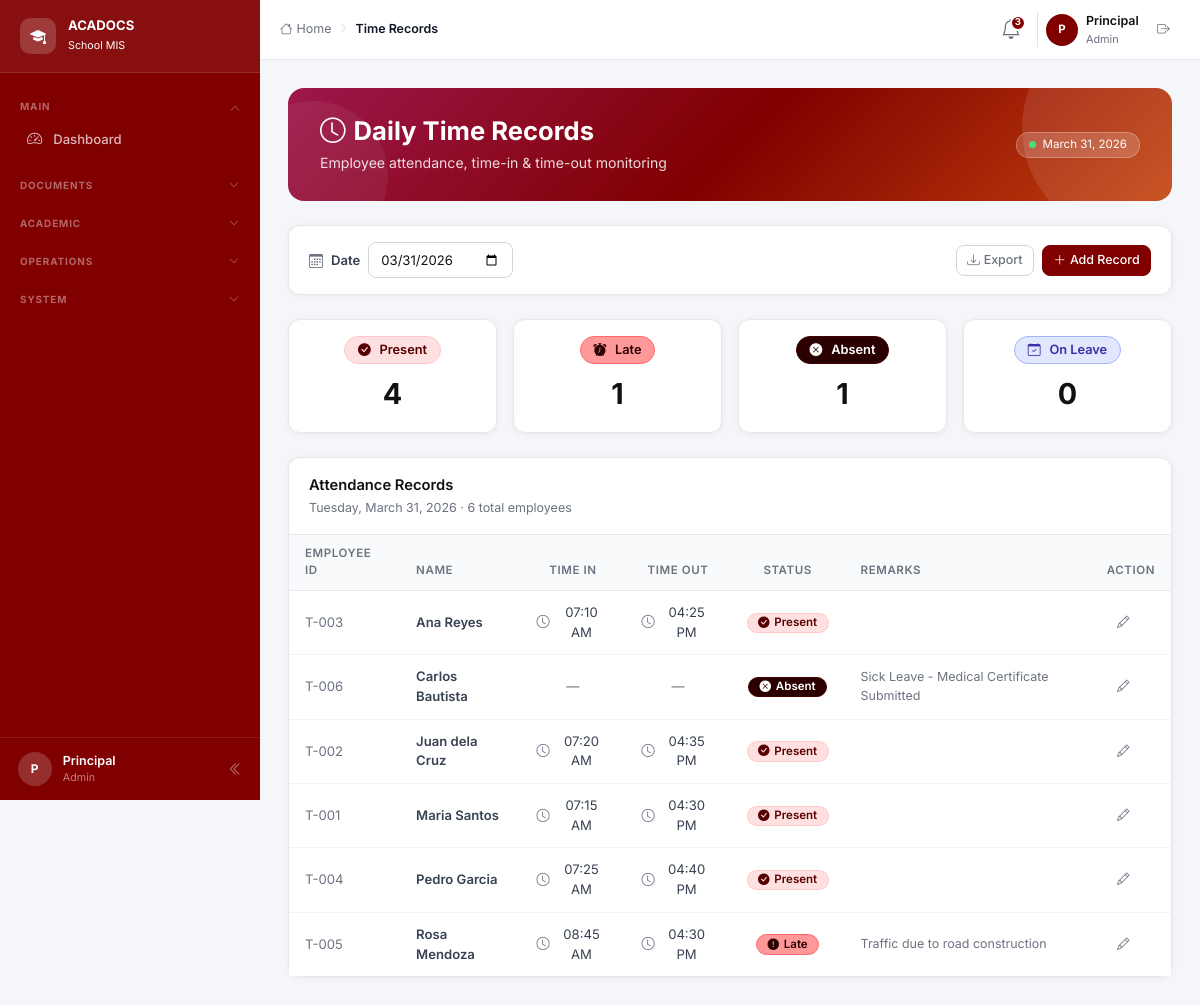
Screenshot of /pages/time_records.php?date=2026-03-31 (signed in) with the database file from the repository.
### tables this page shows
CREATE TABLE time_records (
    id            INT UNSIGNED AUTO_INCREMENT PRIMARY KEY,
    date          DATE        NOT NULL,
    employee_name VARCHAR(100) NOT NULL,
    employee_id   VARCHAR(20)  NOT NULL,
    time_in       TIME         NULL,
    time_out      TIME         NULL,
    status        ENUM('Present','Late','Absent','On Leave') NOT NULL,
    remarks       TEXT,
    created_at    TIMESTAMP DEFAULT CURRENT_TIMESTAMP
);

### config.php (called while the page is built, shortened)
<?php
function currentUser(): ?array {
    return $_SESSION['user'] ?? null;
}
function hasRole(string ...$roles): bool {
    $user = currentUser();
    return $user && in_array($user['role'], $roles, true);
}
function e(string $s): string {
    return htmlspecialchars($s, ENT_QUOTES, 'UTF-8');
}

### pages/time_records.php (the view, shortened to what this page needs)
<?php
require_once __DIR__ . '/../config.php';
$db = getDB();
$dateFilter = $_GET['date'] ?? date('Y-m-d');
$stmt = $db->prepare("SELECT * FROM time_records WHERE date=? ORDER BY employee_name");
$stmt->execute([$dateFilter]);
$records = $stmt->fetchAll();
$summary = ['Present'=>0,'Late'=>0,'Absent'=>0,'On Leave'=>0];
foreach ($records as $r) { if (isset($summary[$r['status']])) $summary[$r['status']]++; }
include __DIR__ . '/../includes/header.php';
?>
<div class="page-header">
  <div class="d-flex justify-content-between align-items-center flex-wrap gap-3" style="position:relative;z-index:1">
    <div>
      <h4><i class="bi bi-clock me-2"></i>Daily Time Records</h4>
      <p>Employee attendance, time-in &amp; time-out monitoring</p>
    </div>
    <div class="d-flex gap-2 align-items-center">
      <div class="live-badge"><div class="live-dot"></div><?= date('F d, Y', strtotime($dateFilter)) ?></div>
    </div>
  </div>
</div>
<div class="card mb-4">
  <div class="card-body py-3">
    <div class="d-flex align-items-center gap-3 flex-wrap">
      <div class="d-flex align-items-center gap-2">
        <i class="bi bi-calendar3 text-muted"></i>
        <label class="form-label mb-0 fw-semibold" style="font-size:.82rem;">Date</label>
        <form method="GET" class="d-inline">
          <input type="date" name="date" value="<?= e($dateFilter) ?>"
                 class="form-control form-control-sm" style="width:auto;"
                 onchange="this.form.submit()">
        </form>
      </div>
      <div class="ms-auto d-flex gap-2">
        <button class="btn btn-outline-secondary btn-sm" onclick="exportTable('time-table','time_records')">
          <i class="bi bi-download me-1"></i>Export
        </button>
        <?php if (hasRole('admin','adas')): ?>
        <button class="btn btn-primary btn-sm" data-bs-toggle="modal" data-bs-target="#addModal">
          <i class="bi bi-plus-lg me-1"></i>Add Record
        </button>
        <?php endif; ?>
      </div>
    </div>
  </div>
</div>
<div class="row g-3 mb-4">
  <?php foreach ([
    ['Present',  'present',  'bi-check-circle-fill', $summary['Present']],
    ['Late',     'late',     'bi-alarm-fill',        $summary['Late']],
    ['Absent',   'absent',   'bi-x-circle-fill',     $summary['Absent']],
    ['On Leave', 'on-leave', 'bi-calendar-check',    $summary['On Leave']],
  ] as [$label,$cls,$icon,$cnt]): ?>
  <div class="col-6 col-sm-3">
    <div class="card text-center py-3">
      <div class="mb-2">
        <span class="badge badge-<?= $cls ?>" style="font-size:.8rem;padding:.4rem .8rem;">
          <i class="bi <?= $icon ?> me-1"></i><?= $label ?>
        </span>
      </div>
      <div class="fw-bold" style="font-size:1.8rem;color:#111"><?= $cnt ?></div>
    </div>
  </div>
  <?php endforeach; ?>
</div>
<div class="card">
  <div class="card-header">
    <div class="card-title">Attendance Records</div>
    <div class="card-description">
      <?= date('l, F d, Y', strtotime($dateFilter)) ?> ·
      <?= array_sum($summary) ?> total employees
    </div>
  </div>
  <div class="card-body p-0">
    <div class="table-responsive">
      <table class="table mb-0" id="time-table">
        <thead>
          <tr>
            <th>Employee ID</th><th>Name</th>
            <th class="text-center">Time In</th>
            <th class="text-center">Time Out</th>
            <th class="text-center">Status</th>
            <th>Remarks</th>
            <?php if (hasRole('admin','adas')): ?><th>Action</th><?php endif; ?>
          </tr>
        </thead>
        <tbody>
          <?php foreach ($records as $r): ?>
          <tr>
            <td class="text-muted"><?= e($r['employee_id']) ?></td>
            <td class="fw-semibold"><?= e($r['employee_name']) ?></td>
            <td class="text-center">
              <?php if ($r['time_in']): ?>
              <span class="d-inline-flex align-items-center gap-1">
                <i class="bi bi-clock text-muted"></i>
                <?= date('h:i A', strtotime($r['time_in'])) ?>
              </span>
              <?php else: ?>
              <span class="text-muted">—</span>
              <?php endif; ?>
            </td>
            <td class="text-center">
              <?php if ($r['time_out']): ?>
              <span class="d-inline-flex align-items-center gap-1">
                <i class="bi bi-clock text-muted"></i>
                <?= date('h:i A', strtotime($r['time_out'])) ?>
              </span>
              <?php else: ?>
              <span class="text-muted">—</span>
              <?php endif; ?>
            </td>
            <td class="text-center">
              <?php
              $cls = strtolower(str_replace(' ','-',$r['status']));
              $icons = ['Present'=>'bi-check-circle-fill','Late'=>'bi-exclamation-circle-fill','Absent'=>'bi-x-circle-fill','On Leave'=>'bi-calendar-check-fill'];
              ?>
              <span class="badge badge-<?= $cls ?>">
                <i class="bi <?= $icons[$r['status']] ?? 'bi-circle' ?>"></i>
                <?= e($r['status']) ?>
              </span>
            </td>
            <td class="text-muted" style="font-size:.78rem;"><?= e($r['remarks']) ?></td>
            <?php if (hasRole('admin','adas')): ?>
            <td>
              <button class="btn btn-ghost btn-sm"
                      onclick="editRecord(<?= htmlspecialchars(json_encode($r),ENT_QUOTES) ?>)"
                      title="Edit">
                <i class="bi bi-pencil"></i>
              </button>
            </td>
            <?php endif; ?>
          </tr>
          <?php endforeach; ?>
        </tbody>
      </table>
    </div>
  </div>
</div>
<?php
include __DIR__ . '/../includes/footer.php';
?>

### assets/css/app.css (style rules this page uses)
:root { --primary: #800000; --primary-dark: #560000; --primary-light: #a52a2a; --primary-deeper: #6b0000; --accent: #c2410c; --pink: #9d174d; --bg: #f4f6f9; --card: #ffffff; --border: #e5e7eb; --muted: #6b7280; --sidebar-w: 260px; --sidebar-bg: #800000; --topbar-h: 60px; --radius: 0.75rem; --s-present-bg: #ffe0e0; --s-present-tx: #560000; --s-present-bd: #ffc7c7; --s-late-bg: #ff9999; --s-late-tx: #2b0000; --s-late-bd: #ff6b6b; --s-absent-bg: #2b0000; --s-absent-tx: #ffffff; --s-absent-bd: #400000; --s-leave-bg: #e0e7ff; --s-leave-tx: #3730a3; --s-leave-bd: #a5b4fc; }
*, *::before, *::after { box-sizing: border-box; }
body { margin: 0; background: var(--bg); font-family: 'Inter', system-ui, sans-serif; color: #111827; font-size: 14px; line-height: 1.5; }
.page-header { background: linear-gradient(135deg, var(--pink) 0%, var(--primary) 50%, var(--accent) 100%); border-radius: 16px; padding: 1.75rem 2rem; color: #fff; margin-bottom: 1.5rem; position: relative; overflow: hidden; }
.page-header::before { content: ''; position: absolute; top: -70px; right: -70px; width: 220px; height: 220px; background: rgba(255,255,255,.1); border-radius: 50%; }
.page-header::after { content: ''; position: absolute; bottom: -50px; left: -50px; width: 150px; height: 150px; background: rgba(255,255,255,.06); border-radius: 50%; }
.page-header h1, .page-header h4 { font-weight: 700; margin: 0 0 .35rem; font-size: 1.6rem; position: relative; z-index: 1; }
.page-header p { margin: 0; opacity: .85; font-size: .88rem; position: relative; z-index: 1; }
.live-badge { display: inline-flex; align-items: center; gap: .4rem; background: rgba(255,255,255,.18); border: 1px solid rgba(255,255,255,.25); border-radius: 50px; padding: .2rem .75rem; font-size: .72rem; color: #fff; position: relative; z-index: 1; }
.live-dot { width: 7px; height: 7px; background: #4ade80; border-radius: 50%; animation: pulse 1.5s infinite; }
.card { background: var(--card); border: 1px solid var(--border); border-radius: var(--radius); box-shadow: 0 1px 6px rgba(0,0,0,.06); }
.card-header { padding: 1rem 1.25rem; border-bottom: 1px solid var(--border); background: transparent; }
.card-title { font-weight: 600; font-size: .92rem; margin: 0 0 .2rem; color: #111; }
.card-description { font-size: .78rem; color: var(--muted); margin: 0; }
.card-body { padding: 1.25rem; }
.table { width: 100%; border-collapse: collapse; font-size: .82rem; }
.table th { background: #f9fafb; padding: .65rem 1rem; text-align: left; font-size: .72rem; font-weight: 600; text-transform: uppercase; letter-spacing: .05em; color: var(--muted); border-bottom: 1px solid var(--border); }
.table td { padding: .75rem 1rem; border-bottom: 1px solid #f3f4f6; vertical-align: middle; color: #374151; }
.table tbody tr:last-child td { border-bottom: none; }
.table .text-center { text-align: center; }
.badge { display: inline-flex; align-items: center; gap: .3rem; padding: .2rem .65rem; border-radius: 50px; font-size: .72rem; font-weight: 600; border: 1px solid transparent; }
.badge-present { background: var(--s-present-bg); color: var(--s-present-tx); border-color: var(--s-present-bd); }
.badge-late { background: var(--s-late-bg); color: var(--s-late-tx); border-color: var(--s-late-bd); }
.badge-absent { background: var(--s-absent-bg); color: var(--s-absent-tx); border-color: var(--s-absent-bd); }
.badge-on-leave { background: var(--s-leave-bg); color: var(--s-leave-tx); border-color: var(--s-leave-bd); }
.btn { font-size: .82rem; font-weight: 500; border-radius: 8px; padding: .45rem .9rem; transition: all .15s; }
.btn-sm { padding: .3rem .65rem; font-size: .78rem; }
.btn-primary, .btn-maroon { background: var(--primary); color: #fff; border: 1px solid var(--primary); }
.btn-outline-secondary { background: transparent; color: #6b7280; border: 1px solid #d1d5db; }
.btn-ghost { background: transparent; border: none; color: #6b7280; }
.form-control, .form-select { font-size: .82rem; border: 1px solid #d1d5db; border-radius: 8px; padding: .45rem .75rem; color: #111; background: #fff; transition: border-color .15s, box-shadow .15s; }
.form-label { font-size: .78rem; font-weight: 600; color: #374151; margin-bottom: .35rem; }
.text-muted { color: var(--muted) !important; }
.fw-semibold { font-weight: 600; }

### rows the page displays
time_records: employee "T-003", employee_name "Ana Reyes", time_in "07:10 AM", time_out "04:25 PM", status "Present"
time_records: employee "T-006", employee_name "Carlos Bautista", status "Absent", remarks "Sick Leave - Medical Certificate Submitted"
time_records: employee "T-002", employee_name "Juan dela Cruz", time_in "07:20 AM", time_out "04:35 PM", status "Present"
time_records: employee "T-001", employee_name "Maria Santos", time_in "07:15 AM", time_out "04:30 PM", status "Present"
time_records: employee "T-004", employee_name "Pedro Garcia", time_in "07:25 AM", time_out "04:40 PM", status "Present"
time_records: employee "T-005", employee_name "Rosa Mendoza", time_in "08:45 AM", time_out "04:30 PM", status "Late", remarks "Traffic due to road construction"

### other values shown
$initials "P"
$user['name'] "Principal"
$role "Admin"
PAGE_TITLE "Time Records"
count($recentAnnouncements) "3"
$label "Present"
$cnt "4"
$label "Late"
$cnt "1"
$label "Absent"
$label "On Leave"
$cnt "0"
array_sum($summary) "6"
